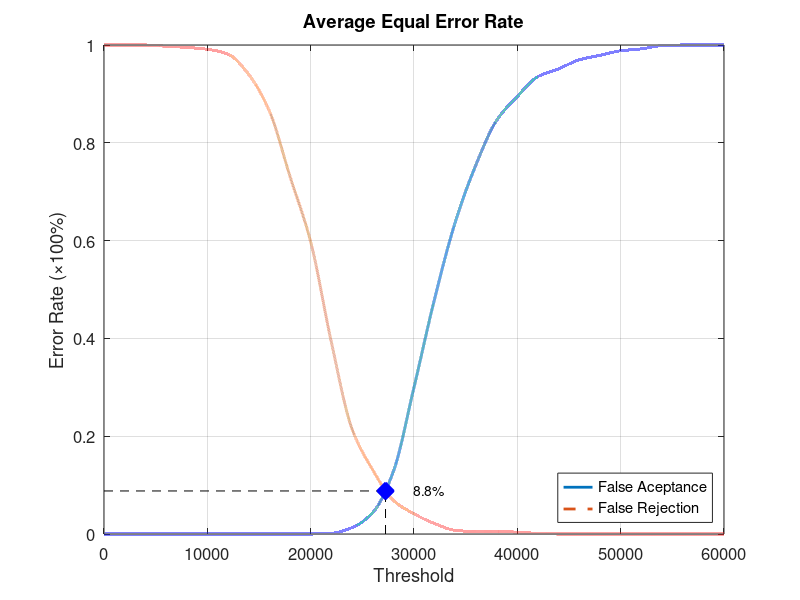
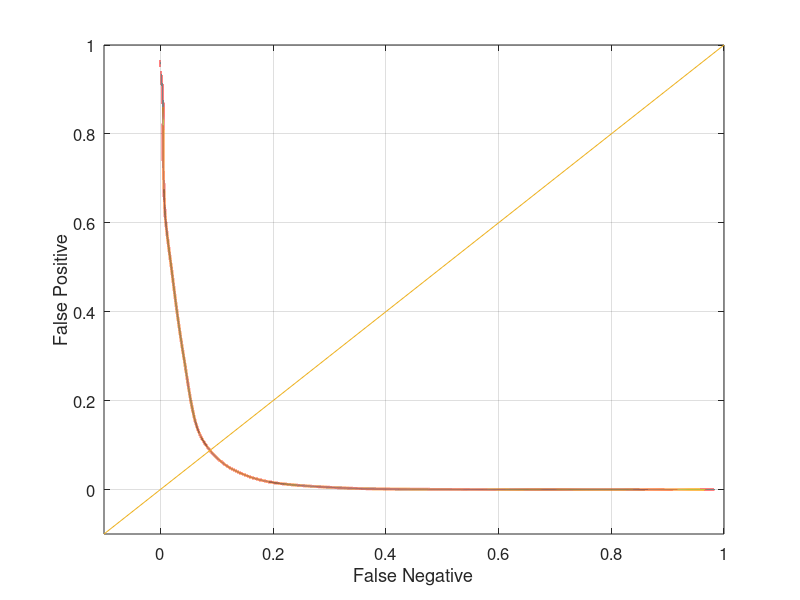

These figures' MATLAB source, in order:
function yEER = Experiment4Average
close all;
clear;
clc;
x = 0:2000:60000;
xq = 0:0.5:60000;

y0 = [0 0 0 0 0 0 0 0 0 0 0 0.00131579 0.0131579 0.0434211 0.127632 0.3 0.481579 0.638158 0.755263 0.846053 0.894737 0.935526 0.951316 0.969737 0.978947 0.988158 0.992105 0.998684 1 1 1];
yy0 = interp1(x, y0, xq, 'pchip');
y1 = [1 1 1 0.9975 0.995 0.99125 0.98125 0.94 0.865 0.73125 0.5975 0.3925 0.215 0.13125 0.06875 0.04125 0.02125 0.0075 0.005 0.005 0.00375 0.00125 0 0 0 0 0 0 0 0 0];
yy1 = interp1(x, y1, xq, 'pchip');

% Calculating EER: 
y2 = abs(y0 - y1);
find(y2 == min(y2))
yy2 = abs(yy0 - yy1);
xEER = find(yy2 == min(yy2));
xEERIndex = xq(xEER) % X-axis EER
yEER = yy0(xEER) % Y-axis EER

main = figure
plot(xq, yy0,'-','LineWidth', 2);	hold on
plot(xq, yy1,'--','LineWidth', 2);	hold on
plot([xEERIndex xEERIndex], [0 yEER], 'k--');	hold on
plot([0 xEERIndex], [yEER yEER], 'k--');	hold on
plot(xEERIndex, yEER, 'bx', 'LineWidth', 10);	hold on
text(xEERIndex + 10 * xEERIndex / 100, yEER, [num2str(round((10000 * yEER)) / 100) '%'])
legend('False Aceptance', 'False Rejection', 'Location', 'SouthEast')
xlabel('Threshold')
ylabel('Error Rate (\times100%)')
title('Average Equal Error Rate')
set(gca, 'FontSize', 12)
axis([0 60000 0 1])
grid on

print(main, 'Experiment4AverageMain', '-dpng');
FNRxFPR = figure('Color', [1 1 1]);
plot(yy1, yy0, '-', yy1, yy0, 'LineWidth', 2);
hold on
y = -0.1:0.1:1
plot(y, y); 
set(gca, 'FontSize', 12)
xlabel('False Negative')
ylabel('False Positive')
axis([-0.1 1 -0.1 1])
set(gca, 'FontSize', 12)
grid on

print(FNRxFPR, 'Experiment4AverageFNRxFPR','-dpng');
end
